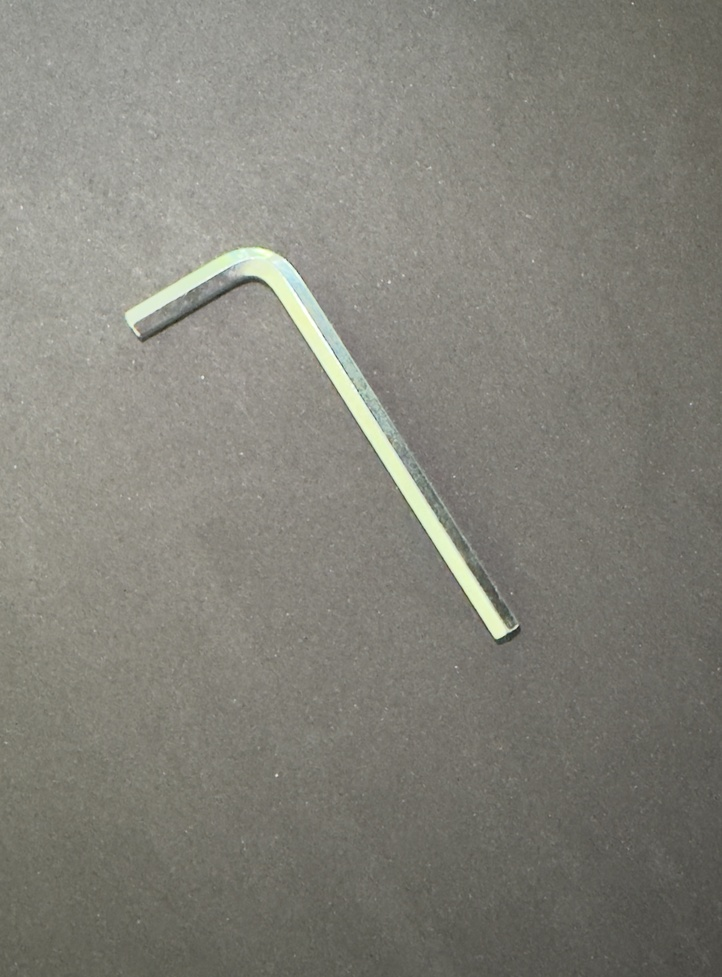
#> input picture bilder/6.jpg, 722 x 977 px, shrunk from 1801 x 2438 before the run
$ python main.py
#> lines starting #> are read from the running program, lines starting #| are printed output that depends on the picture; after the words box and inside, x2 and y2 are one past the last pixel; in counts of white or black regions, pixels touching at a corner belong together
### logik/vorverarbeitung.py
from dataclasses import dataclass
from pathlib import Path

import cv2
import numpy as np


@dataclass
class PreprocessingResult:
    image_path: str
    img: np.ndarray
    gray: np.ndarray
    blurred: np.ndarray
    binary: np.ndarray
    clean: np.ndarray
    edges: np.ndarray


def load_image(image_path):
#> called with image_path = 'bilder/6.jpg'
    img = cv2.imread(image_path)
#> img is the input picture: shape (977, 722, 3); mean B, G, R 121.3, 129.8, 131
    if img is None:
        raise FileNotFoundError(f"Bild nicht gefunden: {image_path}")
    return img


def convert_to_gray(img):
    return cv2.cvtColor(img, cv2.COLOR_BGR2GRAY)


def blur_gray(gray, kernel_size=(7, 7)):
#> called with kernel_size = (7, 7)
    return cv2.GaussianBlur(gray, kernel_size, 0)


def threshold_otsu(blurred):
    _, binary = cv2.threshold(
        blurred,
        0,
        255,
        cv2.THRESH_BINARY + cv2.THRESH_OTSU,
    )
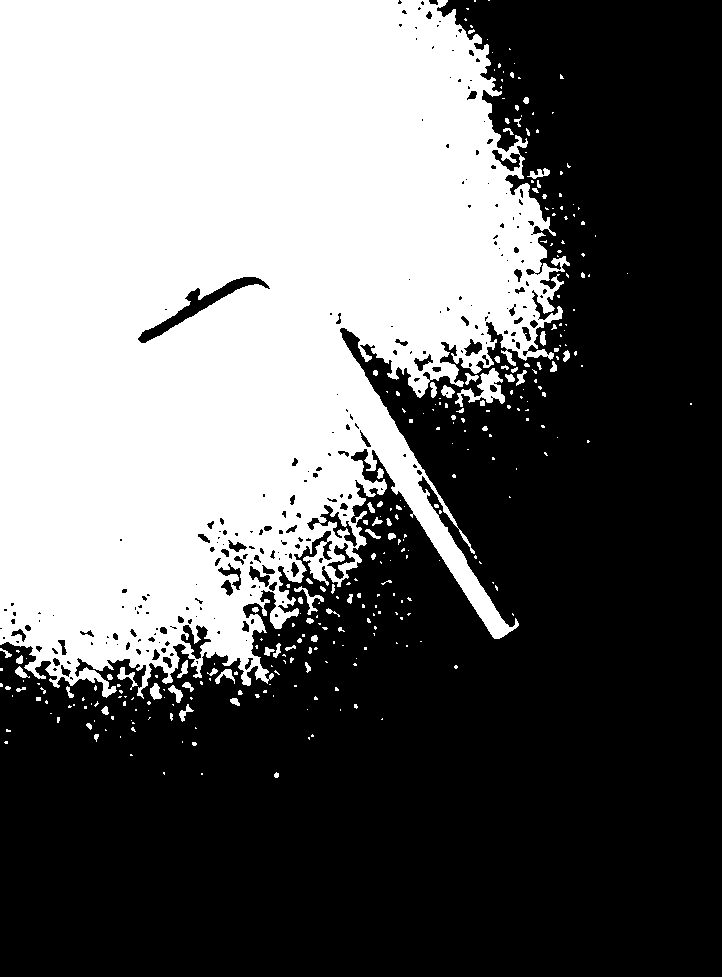
#> binary: shape (977, 722); 41.7% white; 313 white regions (239 under 20 px), largest, box (x1, y1, x2, y2) and area: (0, 0, 570, 699) 288422, (455, 368, 505, 407) 732, (294, 586, 324, 615) 197
    return binary


def clean_binary(binary, kernel_size=(5, 5), close_iterations=2, open_iterations=2):
#> called with kernel_size = (5, 5), close_iterations = 2, open_iterations = 2
    kernel = np.ones(kernel_size, np.uint8)
    clean = cv2.morphologyEx(binary, cv2.MORPH_CLOSE, kernel, iterations=close_iterations)
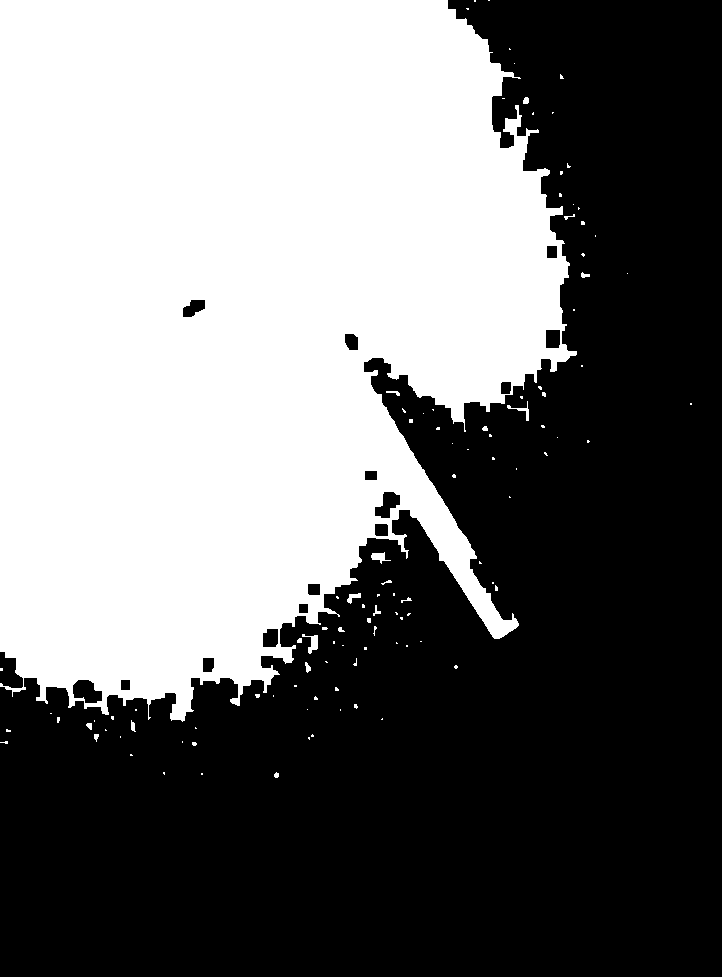
#> clean: shape (977, 722); 45.1% white; 109 white regions (89 under 20 px), largest, box (x1, y1, x2, y2) and area: (0, 0, 577, 722) 316851, (302, 634, 318, 654) 139, (371, 552, 391, 564) 111
    clean = cv2.morphologyEx(clean, cv2.MORPH_OPEN, kernel, iterations=open_iterations)
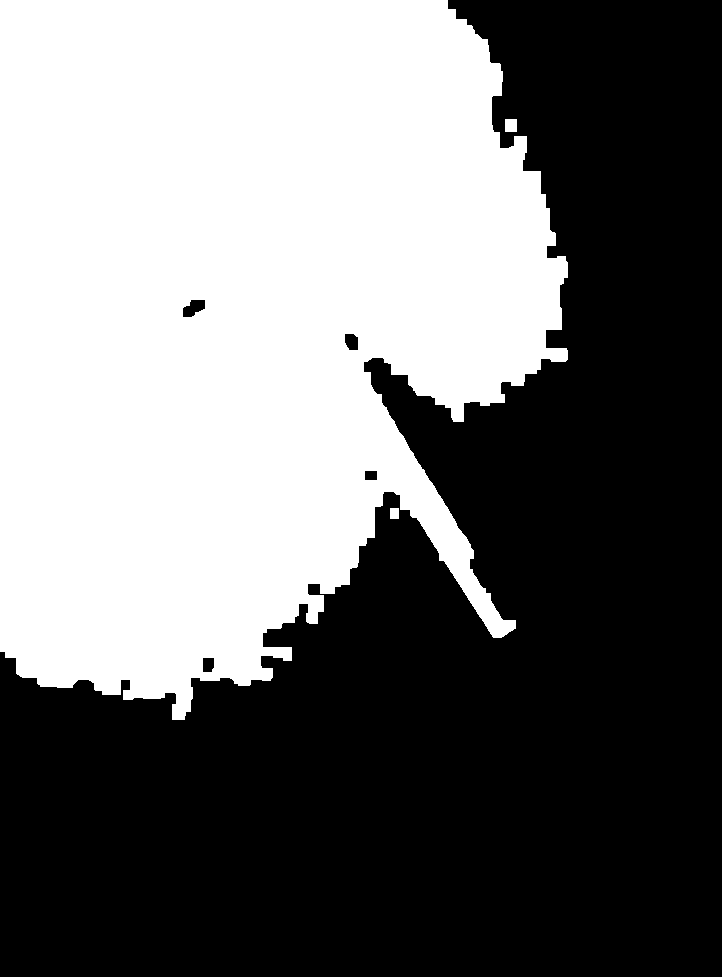
#> clean: shape (977, 722); 44.6% white; 3 white regions, box (x1, y1, x2, y2) and area: (0, 0, 568, 720) 314124, (505, 119, 517, 132) 156, (390, 508, 399, 519) 99
    return clean


def create_edges(clean, threshold1=50, threshold2=150, aperture_size=3):
#> called with threshold1 = 50, threshold2 = 150, aperture_size = 3
    return cv2.Canny(clean, threshold1, threshold2, apertureSize=aperture_size)
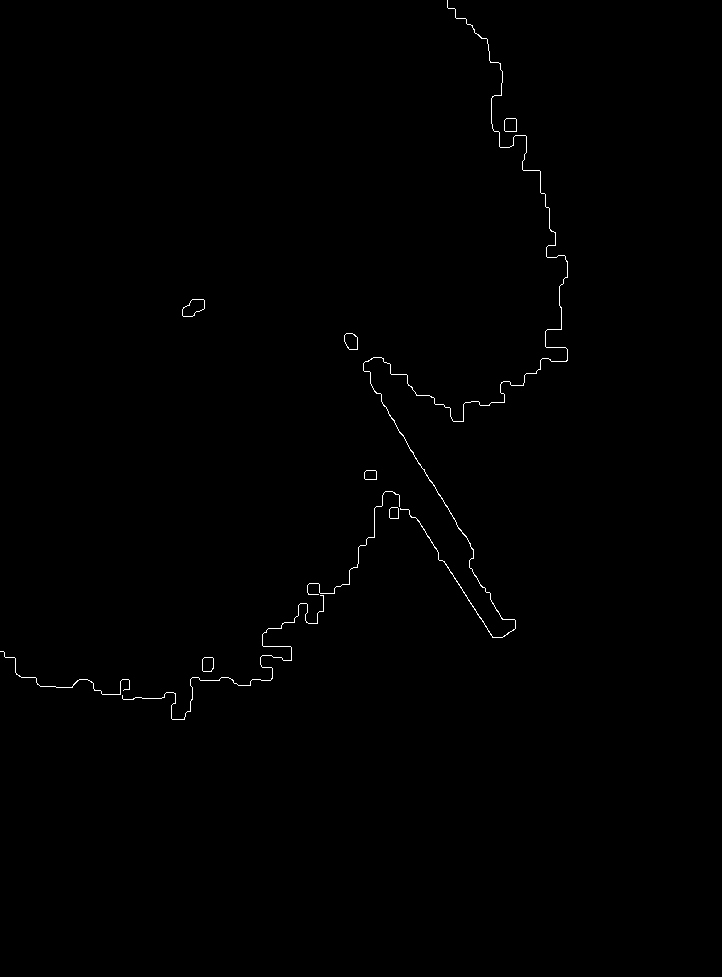
#> returned value: shape (977, 722); 0.37% white in thin lines or dots, all inside (x1, y1, x2, y2) = (0, 0, 568, 720)
#> (the rest of the program and of its run is left out)
